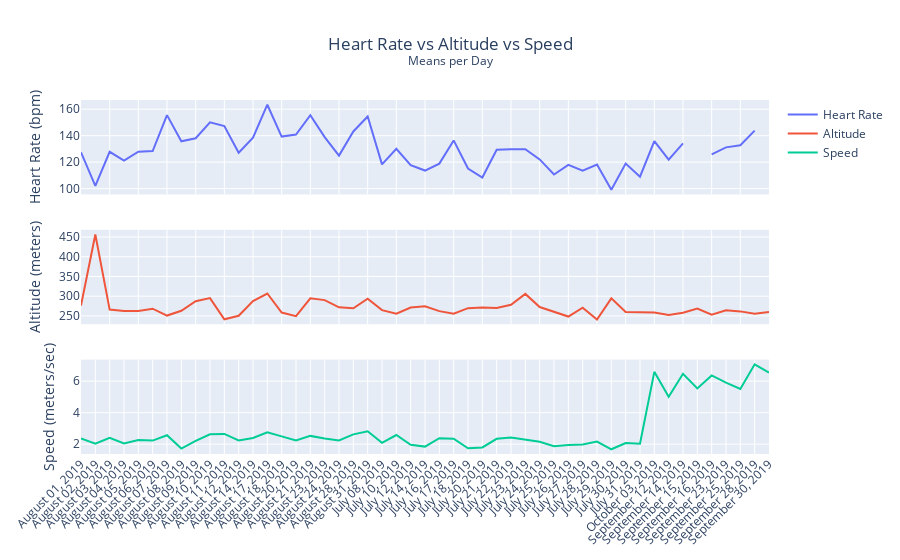

Source (notebook cell):
### Code cell
fig = make_subplots(rows=3, cols=1, shared_xaxes=True)
fig.add_trace(go.Scatter(x=df_means['day'], y=df_means['heart_rate'], name='Heart Rate'), row=1, col=1)
fig.add_trace(go.Scatter(x=df_means['day'], y=df_means['enhanced_altitude'], name='Altitude'), row=2, col=1)
fig.add_trace(go.Scatter(x=df_means['day'], y=df_means['enhanced_speed'], name='Speed'), row=3, col=1)

fig.update_yaxes(title_text='Heart Rate (bpm)', row=1, col=1)
fig.update_yaxes(title_text='Altitude (meters)', row=2, col=1)
fig.update_yaxes(title_text='Speed (meters/sec)', row=3, col=1)
fig.update_xaxes(tickangle=-45)

fig.update_layout(height=800, title={
        'text': f"Heart Rate vs Altitude vs Speed<br><sup>Means per Day</sup>",
        'x':0.5,
        'xanchor': 'center',
        'yanchor': 'top'
    }) 

fig.show()

### Figure 1 — Plotly figure (JSON) as saved in the notebook; plotly's stock layout.template omitted (floating-point values rounded to 4 significant figures)
{"data": [{"name": "Heart Rate", "type": "scatter", "x": ["August 01, 2019", "August 02, 2019", "August 03, 2019", "August 04, 2019", "August 05, 2019", "August 06, 2019", "August 07, 2019", "August 08, 2019", "August 09, 2019", "August 10, 2019", "August 11, 2019", "August 12, 2019", "August 14, 2019", "August 17, 2019", "August 18, 2019", "August 20, 2019", "August 21, 2019", "August 23, 2019", "August 24, 2019", "August 28, 2019", "August 31, 2019", "July 08, 2019", "July 10, 2019", "July 12, 2019", "July 14, 2019", "July 16, 2019", "July 17, 2019", "July 18, 2019", "July 20, 2019", "July 21, 2019", "July 22, 2019", "July 23, 2019", "July 24, 2019", "July 25, 2019", "July 26, 2019", "July 27, 2019", "July 28, 2019", "July 29, 2019", "July 30, 2019", "July 31, 2019", "October 03, 2019", "September 12, 2019", "September 14, 2019", "September 15, 2019", "September 16, 2019", "September 23, 2019", "September 25, 2019", "September 28, 2019", "September 30, 2019"], "xaxis": "x", "y": [127.4, 102.1, 127.8, 121.2, 127.9, 128.4, 155.6, 135.7, 138.1, 150.1, 147.3, 127.1, 138.5, 163.4, 139.3, 140.9, 155.5, 139.0, 124.9, 143.2, 154.5, 118.3, 130.1, 117.7, 113.6, 118.9, 136.4, 115.2, 108.3, 129.3, 129.8, 129.8, 122.1, 110.6, 117.9, 113.5, 118.1, 99.19, 119.0, 109.0, 136.0, 121.9, 134.1, null, 125.9, 131.2, 132.8, 143.8, null], "yaxis": "y"}, {"name": "Altitude", "type": "scatter", "x": ["August 01, 2019", "August 02, 2019", "August 03, 2019", "August 04, 2019", "August 05, 2019", "August 06, 2019", "August 07, 2019", "August 08, 2019", "August 09, 2019", "August 10, 2019", "August 11, 2019", "August 12, 2019", "August 14, 2019", "August 17, 2019", "August 18, 2019", "August 20, 2019", "August 21, 2019", "August 23, 2019", "August 24, 2019", "August 28, 2019", "August 31, 2019", "July 08, 2019", "July 10, 2019", "July 12, 2019", "July 14, 2019", "July 16, 2019", "July 17, 2019", "July 18, 2019", "July 20, 2019", "July 21, 2019", "July 22, 2019", "July 23, 2019", "July 24, 2019", "July 25, 2019", "July 26, 2019", "July 27, 2019", "July 28, 2019", "July 29, 2019", "July 30, 2019", "July 31, 2019", "October 03, 2019", "September 12, 2019", "September 14, 2019", "September 15, 2019", "September 16, 2019", "September 23, 2019", "September 25, 2019", "September 28, 2019", "September 30, 2019"], "xaxis": "x2", "y": [276.5, 456.4, 265.9, 262.5, 262.1, 268.2, 250.7, 262.9, 287.2, 295.1, 241.2, 250.1, 287.3, 306.7, 258.5, 249.2, 294.5, 290.0, 271.6, 269.1, 293.3, 264.6, 255.3, 271.0, 274.3, 262.0, 255.4, 269.5, 271.2, 270.1, 278.2, 305.7, 272.4, 259.3, 248.3, 270.9, 240.8, 294.4, 259.9, 259.3, 258.3, 252.2, 258.0, 268.5, 252.7, 264.4, 261.4, 255.3, 260.0], "yaxis": "y2"}, {"name": "Speed", "type": "scatter", "x": ["August 01, 2019", "August 02, 2019", "August 03, 2019", "August 04, 2019", "August 05, 2019", "August 06, 2019", "August 07, 2019", "August 08, 2019", "August 09, 2019", "August 10, 2019", "August 11, 2019", "August 12, 2019", "August 14, 2019", "August 17, 2019", "August 18, 2019", "August 20, 2019", "August 21, 2019", "August 23, 2019", "August 24, 2019", "August 28, 2019", "August 31, 2019", "July 08, 2019", "July 10, 2019", "July 12, 2019", "July 14, 2019", "July 16, 2019", "July 17, 2019", "July 18, 2019", "July 20, 2019", "July 21, 2019", "July 22, 2019", "July 23, 2019", "July 24, 2019", "July 25, 2019", "July 26, 2019", "July 27, 2019", "July 28, 2019", "July 29, 2019", "July 30, 2019", "July 31, 2019", "October 03, 2019", "September 12, 2019", "September 14, 2019", "September 15, 2019", "September 16, 2019", "September 23, 2019", "September 25, 2019", "September 28, 2019", "September 30, 2019"], "xaxis": "x3", "y": [2.362, 2.029, 2.396, 2.05, 2.261, 2.227, 2.567, 1.72, 2.207, 2.624, 2.653, 2.24, 2.397, 2.758, 2.496, 2.235, 2.526, 2.357, 2.239, 2.621, 2.823, 2.088, 2.582, 1.966, 1.846, 2.38, 2.346, 1.737, 1.794, 2.338, 2.416, 2.308, 2.159, 1.868, 1.955, 1.985, 2.162, 1.676, 2.068, 2.024, 6.592, 5.01, 6.471, 5.543, 6.366, 5.904, 5.51, 7.07, 6.547], "yaxis": "y3"}], "layout": {"autosize": true, "title": {"text": "Heart Rate vs Altitude vs Speed<br><sup>Means per Day</sup>", "x": 0.5, "xanchor": "center", "yanchor": "top"}, "xaxis": {"anchor": "y", "autorange": true, "domain": [0, 1], "matches": "x3", "range": [0, 48], "showticklabels": false, "tickangle": -45, "type": "category"}, "xaxis2": {"anchor": "y2", "autorange": true, "domain": [0, 1], "matches": "x3", "range": [0, 48], "showticklabels": false, "tickangle": -45, "type": "category"}, "xaxis3": {"anchor": "y3", "autorange": true, "domain": [0, 1], "range": [0, 48], "tickangle": -45, "type": "category"}, "yaxis": {"anchor": "x", "autorange": true, "domain": [0.7333, 1], "range": [95.62, 167.0], "title": {"text": "Heart Rate (bpm)"}, "type": "linear"}, "yaxis2": {"anchor": "x2", "autorange": true, "domain": [0.3667, 0.6333], "range": [228.8, 468.4], "title": {"text": "Altitude (meters)"}, "type": "linear"}, "yaxis3": {"anchor": "x3", "autorange": true, "domain": [0, 0.2667], "range": [1.376, 7.37], "title": {"text": "Speed (meters/sec)"}, "type": "linear"}}}
